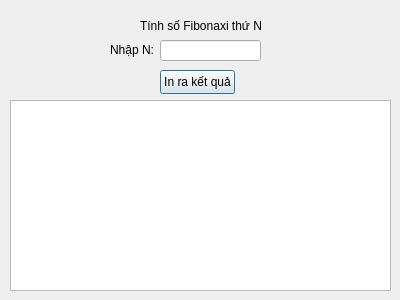
<?xml version="1.0" encoding="UTF-8"?>
<ui version="4.0">
 <class>Bai4_Tuan2</class>
 <widget class="QDialog" name="Bai4_Tuan2">
  <property name="geometry">
   <rect>
    <x>0</x>
    <y>0</y>
    <width>400</width>
    <height>300</height>
   </rect>
  </property>
  <property name="windowTitle">
   <string>Bai4_Tuan2</string>
  </property>
  <widget class="QLabel" name="label">
   <property name="geometry">
    <rect>
     <x>140</x>
     <y>10</y>
     <width>371</width>
     <height>31</height>
    </rect>
   </property>
   <property name="text">
    <string>Tính số Fibonaxi thứ N</string>
   </property>
  </widget>
  <widget class="QTextEdit" name="textEdit">
   <property name="geometry">
    <rect>
     <x>10</x>
     <y>100</y>
     <width>381</width>
     <height>191</height>
    </rect>
   </property>
  </widget>
  <widget class="QLineEdit" name="lineEdit">
   <property name="geometry">
    <rect>
     <x>160</x>
     <y>40</y>
     <width>101</width>
     <height>21</height>
    </rect>
   </property>
  </widget>
  <widget class="QPushButton" name="pushButton">
   <property name="geometry">
    <rect>
     <x>160</x>
     <y>70</y>
     <width>75</width>
     <height>24</height>
    </rect>
   </property>
   <property name="text">
    <string>In ra kết quả</string>
   </property>
  </widget>
  <widget class="QLabel" name="label_2">
   <property name="geometry">
    <rect>
     <x>110</x>
     <y>40</y>
     <width>49</width>
     <height>20</height>
    </rect>
   </property>
   <property name="text">
    <string>Nhập N:</string>
   </property>
  </widget>
 </widget>
 <layoutdefault spacing="6" margin="11"/>
 <resources/>
 <connections/>
</ui>
